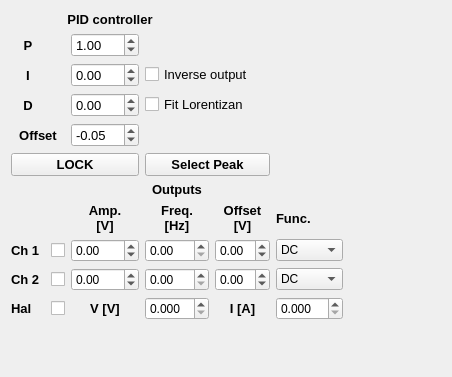
<?xml version="1.0" encoding="UTF-8"?>
<ui version="4.0">
 <class>Form</class>
 <widget class="QWidget" name="Form">
  <property name="geometry">
   <rect>
    <x>0</x>
    <y>0</y>
    <width>452</width>
    <height>377</height>
   </rect>
  </property>
  <property name="windowTitle">
   <string>Form</string>
  </property>
  <widget class="QWidget" name="layoutWidget">
   <property name="geometry">
    <rect>
     <x>10</x>
     <y>10</y>
     <width>334</width>
     <height>311</height>
    </rect>
   </property>
   <layout class="QGridLayout" name="gridLayout_2">
    <property name="sizeConstraint">
     <enum>QLayout::SetDefaultConstraint</enum>
    </property>
    <property name="leftMargin">
     <number>1</number>
    </property>
    <property name="topMargin">
     <number>1</number>
    </property>
    <property name="rightMargin">
     <number>1</number>
    </property>
    <property name="bottomMargin">
     <number>1</number>
    </property>
    <item row="4" column="0" colspan="2">
     <widget class="QLabel" name="label_5">
      <property name="minimumSize">
       <size>
        <width>34</width>
        <height>0</height>
       </size>
      </property>
      <property name="font">
       <font>
        <pointsize>10</pointsize>
        <weight>75</weight>
        <bold>true</bold>
       </font>
      </property>
      <property name="text">
       <string>Offset</string>
      </property>
      <property name="scaledContents">
       <bool>false</bool>
      </property>
      <property name="alignment">
       <set>Qt::AlignCenter</set>
      </property>
     </widget>
    </item>
    <item row="9" column="3">
     <widget class="QDoubleSpinBox" name="doubleSpinBox_ch2OutFreq"/>
    </item>
    <item row="9" column="1">
     <widget class="QCheckBox" name="checkBox_ch2OuputState">
      <property name="text">
       <string/>
      </property>
     </widget>
    </item>
    <item row="8" column="4">
     <widget class="QDoubleSpinBox" name="doubleSpinBox_ch1OutOffset">
      <property name="minimum">
       <double>-7.000000000000000</double>
      </property>
      <property name="maximum">
       <double>6.000000000000000</double>
      </property>
      <property name="singleStep">
       <double>0.500000000000000</double>
      </property>
     </widget>
    </item>
    <item row="9" column="2">
     <widget class="QDoubleSpinBox" name="doubleSpinBox_ch2OutAmp">
      <property name="minimum">
       <double>-5.000000000000000</double>
      </property>
      <property name="maximum">
       <double>5.000000000000000</double>
      </property>
      <property name="singleStep">
       <double>0.500000000000000</double>
      </property>
     </widget>
    </item>
    <item row="3" column="3" colspan="3">
     <widget class="QCheckBox" name="checkBox_fitLorentzian">
      <property name="font">
       <font>
        <pointsize>10</pointsize>
       </font>
      </property>
      <property name="text">
       <string>Fit Lorentizan</string>
      </property>
     </widget>
    </item>
    <item row="8" column="2">
     <widget class="QDoubleSpinBox" name="doubleSpinBox_ch1OutAmp">
      <property name="minimum">
       <double>-5.000000000000000</double>
      </property>
      <property name="maximum">
       <double>5.000000000000000</double>
      </property>
      <property name="singleStep">
       <double>0.500000000000000</double>
      </property>
     </widget>
    </item>
    <item row="7" column="5">
     <widget class="QLabel" name="label_36">
      <property name="font">
       <font>
        <pointsize>10</pointsize>
        <weight>75</weight>
        <bold>true</bold>
       </font>
      </property>
      <property name="text">
       <string>Func.</string>
      </property>
     </widget>
    </item>
    <item row="9" column="4">
     <widget class="QDoubleSpinBox" name="doubleSpinBox_ch2OutOffset">
      <property name="minimum">
       <double>-5.000000000000000</double>
      </property>
      <property name="maximum">
       <double>5.000000000000000</double>
      </property>
      <property name="singleStep">
       <double>0.500000000000000</double>
      </property>
     </widget>
    </item>
    <item row="8" column="3">
     <widget class="QDoubleSpinBox" name="doubleSpinBox_ch1OutFreq"/>
    </item>
    <item row="7" column="4">
     <widget class="QLabel" name="label_35">
      <property name="font">
       <font>
        <pointsize>10</pointsize>
        <weight>75</weight>
        <bold>true</bold>
       </font>
      </property>
      <property name="text">
       <string>Offset 
[V]</string>
      </property>
      <property name="alignment">
       <set>Qt::AlignCenter</set>
      </property>
     </widget>
    </item>
    <item row="8" column="5">
     <widget class="QComboBox" name="comboBox_ch1OutFunction">
      <item>
       <property name="text">
        <string>DC</string>
       </property>
      </item>
      <item>
       <property name="text">
        <string>SINE</string>
       </property>
      </item>
      <item>
       <property name="text">
        <string>SQUARE</string>
       </property>
      </item>
      <item>
       <property name="text">
        <string>TRIANGLE</string>
       </property>
      </item>
      <item>
       <property name="text">
        <string>SAWU</string>
       </property>
      </item>
      <item>
       <property name="text">
        <string>SAWD</string>
       </property>
      </item>
      <item>
       <property name="text">
        <string>DC NEG</string>
       </property>
      </item>
      <item>
       <property name="text">
        <string>PWM</string>
       </property>
      </item>
     </widget>
    </item>
    <item row="3" column="0">
     <widget class="QLabel" name="label_3">
      <property name="minimumSize">
       <size>
        <width>34</width>
        <height>0</height>
       </size>
      </property>
      <property name="font">
       <font>
        <pointsize>10</pointsize>
        <weight>75</weight>
        <bold>true</bold>
       </font>
      </property>
      <property name="text">
       <string>D</string>
      </property>
      <property name="scaledContents">
       <bool>false</bool>
      </property>
      <property name="alignment">
       <set>Qt::AlignCenter</set>
      </property>
     </widget>
    </item>
    <item row="9" column="0">
     <widget class="QLabel" name="label_24">
      <property name="font">
       <font>
        <pointsize>10</pointsize>
        <weight>75</weight>
        <bold>true</bold>
       </font>
      </property>
      <property name="text">
       <string>Ch 2 </string>
      </property>
     </widget>
    </item>
    <item row="0" column="0" colspan="4">
     <widget class="QLabel" name="label_PIDSettings">
      <property name="font">
       <font>
        <pointsize>10</pointsize>
        <weight>75</weight>
        <bold>true</bold>
       </font>
      </property>
      <property name="text">
       <string>PID controller</string>
      </property>
      <property name="alignment">
       <set>Qt::AlignCenter</set>
      </property>
     </widget>
    </item>
    <item row="8" column="1">
     <widget class="QCheckBox" name="checkBox_ch1OuputState">
      <property name="text">
       <string/>
      </property>
     </widget>
    </item>
    <item row="6" column="0" colspan="6">
     <widget class="QLabel" name="label_37">
      <property name="font">
       <font>
        <pointsize>10</pointsize>
        <weight>75</weight>
        <bold>true</bold>
       </font>
      </property>
      <property name="text">
       <string>Outputs</string>
      </property>
      <property name="alignment">
       <set>Qt::AlignCenter</set>
      </property>
     </widget>
    </item>
    <item row="2" column="0">
     <widget class="QLabel" name="label_2">
      <property name="minimumSize">
       <size>
        <width>34</width>
        <height>0</height>
       </size>
      </property>
      <property name="font">
       <font>
        <pointsize>10</pointsize>
        <weight>75</weight>
        <bold>true</bold>
       </font>
      </property>
      <property name="text">
       <string>I</string>
      </property>
      <property name="alignment">
       <set>Qt::AlignCenter</set>
      </property>
     </widget>
    </item>
    <item row="2" column="3" colspan="3">
     <widget class="QCheckBox" name="checkBox_lockInverse">
      <property name="font">
       <font>
        <pointsize>10</pointsize>
       </font>
      </property>
      <property name="text">
       <string>Inverse output</string>
      </property>
      <property name="checked">
       <bool>false</bool>
      </property>
     </widget>
    </item>
    <item row="1" column="0">
     <widget class="QLabel" name="label">
      <property name="sizePolicy">
       <sizepolicy hsizetype="Preferred" vsizetype="Preferred">
        <horstretch>0</horstretch>
        <verstretch>0</verstretch>
       </sizepolicy>
      </property>
      <property name="minimumSize">
       <size>
        <width>34</width>
        <height>0</height>
       </size>
      </property>
      <property name="font">
       <font>
        <pointsize>10</pointsize>
        <weight>75</weight>
        <bold>true</bold>
       </font>
      </property>
      <property name="text">
       <string>P</string>
      </property>
      <property name="alignment">
       <set>Qt::AlignCenter</set>
      </property>
     </widget>
    </item>
    <item row="8" column="0">
     <widget class="QLabel" name="label_23">
      <property name="font">
       <font>
        <pointsize>10</pointsize>
        <weight>75</weight>
        <bold>true</bold>
       </font>
      </property>
      <property name="text">
       <string>Ch 1 </string>
      </property>
     </widget>
    </item>
    <item row="1" column="2">
     <widget class="QDoubleSpinBox" name="doubleSpinBox_P">
      <property name="font">
       <font>
        <pointsize>10</pointsize>
       </font>
      </property>
      <property name="minimum">
       <double>-50.000000000000000</double>
      </property>
      <property name="maximum">
       <double>50.000000000000000</double>
      </property>
      <property name="singleStep">
       <double>1.000000000000000</double>
      </property>
      <property name="value">
       <double>1.000000000000000</double>
      </property>
     </widget>
    </item>
    <item row="5" column="3" colspan="2">
     <widget class="QPushButton" name="pushButton_selectPeak">
      <property name="font">
       <font>
        <pointsize>10</pointsize>
        <weight>75</weight>
        <bold>true</bold>
       </font>
      </property>
      <property name="text">
       <string>Select Peak</string>
      </property>
     </widget>
    </item>
    <item row="9" column="5">
     <widget class="QComboBox" name="comboBox_ch2OutFunction">
      <item>
       <property name="text">
        <string>DC</string>
       </property>
      </item>
      <item>
       <property name="text">
        <string>SINE</string>
       </property>
      </item>
      <item>
       <property name="text">
        <string>SQUARE</string>
       </property>
      </item>
      <item>
       <property name="text">
        <string>TRIANGLE</string>
       </property>
      </item>
      <item>
       <property name="text">
        <string>SAWU</string>
       </property>
      </item>
      <item>
       <property name="text">
        <string>SAWD</string>
       </property>
      </item>
      <item>
       <property name="text">
        <string>DC NEG</string>
       </property>
      </item>
      <item>
       <property name="text">
        <string>PWM</string>
       </property>
      </item>
     </widget>
    </item>
    <item row="3" column="2">
     <widget class="QDoubleSpinBox" name="doubleSpinBox_D">
      <property name="font">
       <font>
        <pointsize>10</pointsize>
       </font>
      </property>
      <property name="minimum">
       <double>-50.000000000000000</double>
      </property>
      <property name="maximum">
       <double>50.000000000000000</double>
      </property>
      <property name="singleStep">
       <double>1.000000000000000</double>
      </property>
     </widget>
    </item>
    <item row="2" column="2">
     <widget class="QDoubleSpinBox" name="doubleSpinBox_I">
      <property name="font">
       <font>
        <pointsize>10</pointsize>
       </font>
      </property>
      <property name="minimum">
       <double>-50.000000000000000</double>
      </property>
      <property name="maximum">
       <double>50.000000000000000</double>
      </property>
      <property name="singleStep">
       <double>1.000000000000000</double>
      </property>
     </widget>
    </item>
    <item row="7" column="2">
     <widget class="QLabel" name="label_22">
      <property name="font">
       <font>
        <pointsize>10</pointsize>
        <weight>75</weight>
        <bold>true</bold>
       </font>
      </property>
      <property name="text">
       <string>Amp. 
[V]</string>
      </property>
      <property name="alignment">
       <set>Qt::AlignCenter</set>
      </property>
     </widget>
    </item>
    <item row="7" column="3">
     <widget class="QLabel" name="label_25">
      <property name="font">
       <font>
        <pointsize>10</pointsize>
        <weight>75</weight>
        <bold>true</bold>
       </font>
      </property>
      <property name="text">
       <string>Freq. 
[Hz]</string>
      </property>
      <property name="alignment">
       <set>Qt::AlignCenter</set>
      </property>
     </widget>
    </item>
    <item row="4" column="2">
     <widget class="QDoubleSpinBox" name="doubleSpinBox_lockOffset">
      <property name="font">
       <font>
        <pointsize>10</pointsize>
       </font>
      </property>
      <property name="minimum">
       <double>-100.000000000000000</double>
      </property>
      <property name="maximum">
       <double>100.000000000000000</double>
      </property>
      <property name="singleStep">
       <double>0.001000000000000</double>
      </property>
      <property name="value">
       <double>-0.050000000000000</double>
      </property>
     </widget>
    </item>
    <item row="10" column="3">
     <widget class="QDoubleSpinBox" name="doubleSpinBox_outVHalogen">
      <property name="decimals">
       <number>3</number>
      </property>
      <property name="minimum">
       <double>0.000000000000000</double>
      </property>
      <property name="maximum">
       <double>12.000000000000000</double>
      </property>
      <property name="singleStep">
       <double>0.100000000000000</double>
      </property>
     </widget>
    </item>
    <item row="10" column="0">
     <widget class="QLabel" name="label_26">
      <property name="font">
       <font>
        <pointsize>10</pointsize>
        <weight>75</weight>
        <bold>true</bold>
       </font>
      </property>
      <property name="text">
       <string>Hal</string>
      </property>
     </widget>
    </item>
    <item row="10" column="2">
     <widget class="QLabel" name="label_27">
      <property name="font">
       <font>
        <pointsize>10</pointsize>
        <weight>75</weight>
        <bold>true</bold>
       </font>
      </property>
      <property name="text">
       <string>V [V]</string>
      </property>
      <property name="alignment">
       <set>Qt::AlignCenter</set>
      </property>
     </widget>
    </item>
    <item row="10" column="4">
     <widget class="QLabel" name="label_28">
      <property name="font">
       <font>
        <pointsize>10</pointsize>
        <weight>75</weight>
        <bold>true</bold>
       </font>
      </property>
      <property name="text">
       <string>I [A]</string>
      </property>
      <property name="alignment">
       <set>Qt::AlignCenter</set>
      </property>
     </widget>
    </item>
    <item row="10" column="1">
     <widget class="QCheckBox" name="checkBox_halogenOuputState">
      <property name="minimumSize">
       <size>
        <width>0</width>
        <height>0</height>
       </size>
      </property>
      <property name="text">
       <string/>
      </property>
     </widget>
    </item>
    <item row="10" column="5">
     <widget class="QDoubleSpinBox" name="doubleSpinBox_outIHalogen">
      <property name="decimals">
       <number>3</number>
      </property>
      <property name="minimum">
       <double>0.000000000000000</double>
      </property>
      <property name="maximum">
       <double>3.000000000000000</double>
      </property>
      <property name="singleStep">
       <double>0.100000000000000</double>
      </property>
     </widget>
    </item>
    <item row="5" column="0" colspan="3">
     <widget class="QPushButton" name="pushButton_StartLock">
      <property name="font">
       <font>
        <pointsize>10</pointsize>
        <weight>75</weight>
        <bold>true</bold>
       </font>
      </property>
      <property name="text">
       <string>LOCK</string>
      </property>
     </widget>
    </item>
   </layout>
  </widget>
 </widget>
 <resources/>
 <connections/>
</ui>
